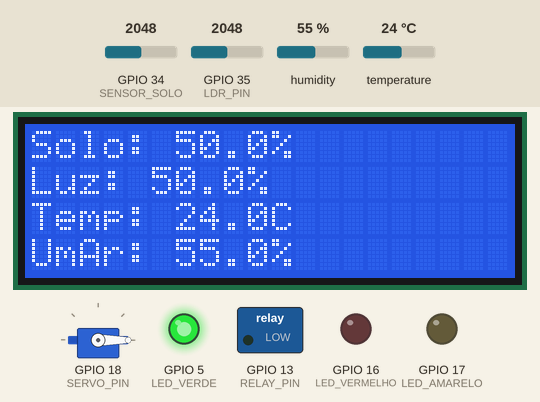
Recording of a sketch running on a simulated ESP32. Parts: servo, 20×4 character LCD, switched loads named in the sketch (green lamp = pin HIGH), output pins drawn as LEDs (lit = HIGH). The inputs (shaded band) are chosen by the test bench; at power-on: GPIO 35 (LDR_PIN) = 2048, humidity 55 %, GPIO 34 (SENSOR_SOLO) = 2048, temperature 24 °C. WiFi joins after 1.5 s; servers stay silent unless stated; random numbers use the default seed unless the sketch sets one; what the sketch prints to the serial monitor is not drawn.

Above: at 5.2 s.
5.3 s: GPIO 35 (LDR_PIN) set to 1285
At 6.5 s:
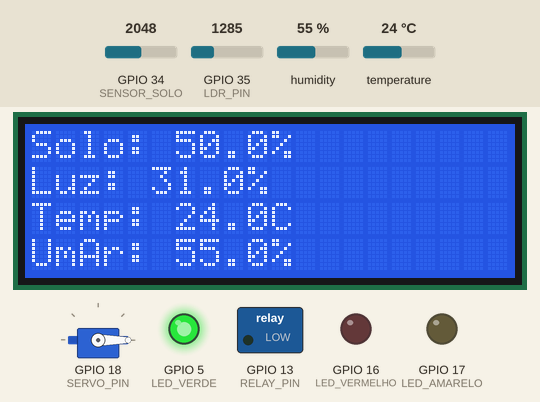
7.9 s: GPIO 35 (LDR_PIN) set to 1188
At 8.5 s:
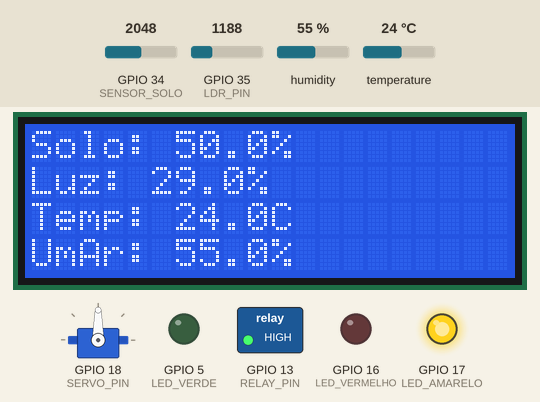
10.5 s: humidity set to 22 %
At 12.6 s:
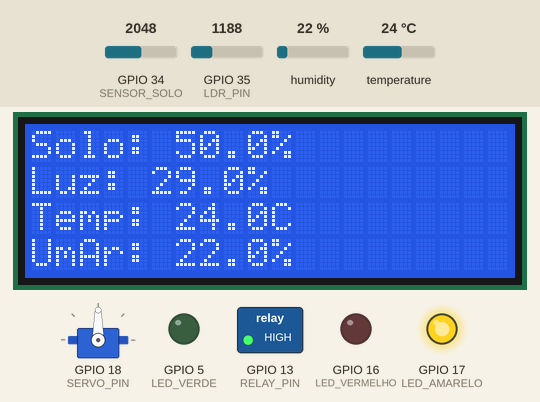
13.6 s: GPIO 34 (SENSOR_SOLO) set to 2866
At 14.6 s:
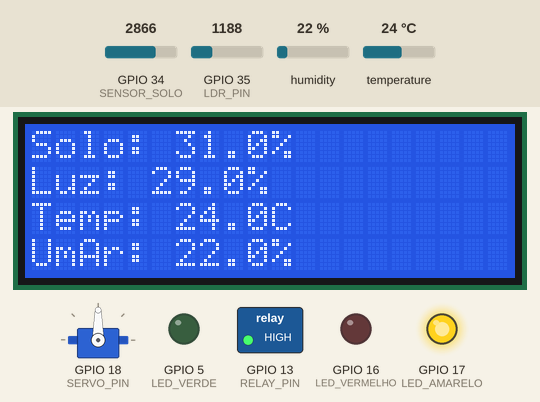
16.2 s: temperature set to 12 °C
At 18.7 s:
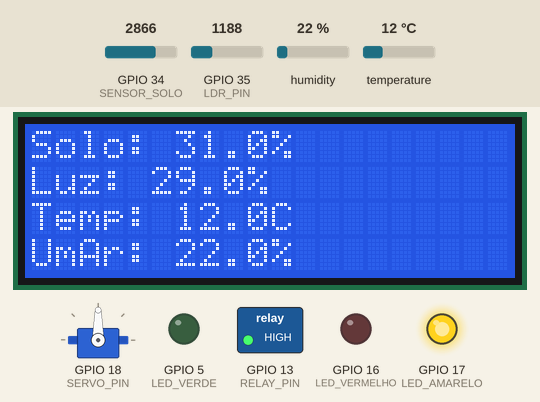
19.6 s: GPIO 34 (SENSOR_SOLO) set to 3972
At 20.7 s:
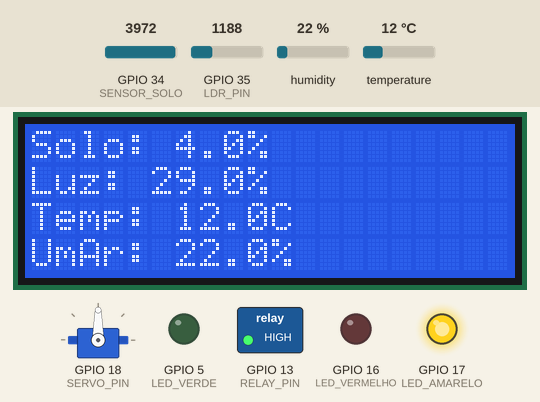
Timing chart, 0 to 22.6 s (numbered marks = the images above; inputs shaded):
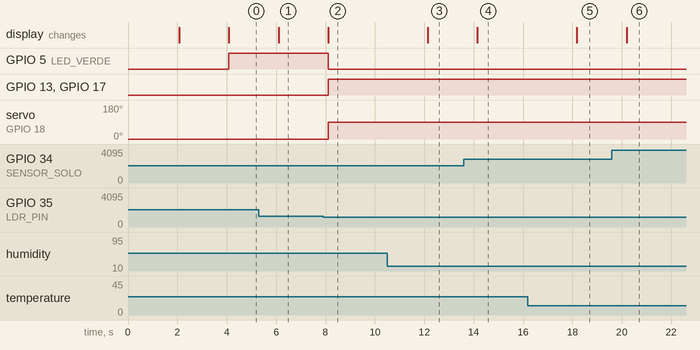

The sketch:

sketch.ino
```cpp
#include <WiFi.h>
#include <LiquidCrystal.h>
#include <ESP32Servo.h>
#include <DHT.h>

// --- CONFIGURAÇÕES WIFI ---
const char* ssid = "Wokwi-GUEST";
const char* password = "";  // senha, se houver

// --- LCD ---
LiquidCrystal lcd(12, 14, 27, 26, 25, 33);

// --- PINOS ---
#define SENSOR_SOLO 34
#define LDR_PIN 35
#define LED_VERMELHO 16
#define LED_AMARELO 17
#define LED_VERDE 5
#define RELAY_PIN 13
#define SERVO_PIN 18
#define DHT_PIN 4

#define DHTTYPE DHT22
DHT dht(DHT_PIN, DHTTYPE);

Servo bomba;

// --- VARIÁVEIS ---
float umidadeSolo, luminosidade, temperatura, umidadeAr;
bool noite;

void setup() {
  Serial.begin(115200);

  // --- LEDs ---
  pinMode(LED_VERDE, OUTPUT);
  pinMode(LED_AMARELO, OUTPUT);
  pinMode(LED_VERMELHO, OUTPUT);
  pinMode(RELAY_PIN, OUTPUT);

  // --- Servo ---
  bomba.attach(SERVO_PIN);
  bomba.write(0);

  // --- LCD ---
  lcd.begin(20, 4);
  lcd.print("Iniciando...");
  delay(2000);
  lcd.clear();

  // --- Sensor DHT ---
  dht.begin();

  // --- Conexão WiFi ---
  Serial.println("Conectando ao WiFi...");
  WiFi.begin(ssid, password);

  int tentativas = 0;
  while (WiFi.status() != WL_CONNECTED && tentativas < 10) {
    delay(1000);
    Serial.print(".");
    tentativas++;
  }

  if (WiFi.status() == WL_CONNECTED) {
    Serial.println("\nWiFi conectado!");
    Serial.print("Endereço IP: ");
    Serial.println(WiFi.localIP());
  } else {
    Serial.println("\nFalha ao conectar ao WiFi, usando IP fictício");
    Serial.println("Endereço IP: 192.168.0.10");
  }

  randomSeed(analogRead(0));  // inicializa random
}

void loop() {
  // --- Leitura sensores ---
  int leituraSolo = analogRead(SENSOR_SOLO);
  umidadeSolo = map(leituraSolo, 0, 4095, 100, 0);

  int leituraLuz = analogRead(LDR_PIN);
  luminosidade = map(leituraLuz, 0, 4095, 0, 100);

  // --- Leitura DHT ---
  temperatura = dht.readTemperature();
  umidadeAr = dht.readHumidity();

  // --- Simulação de temperatura (para teste ou fallback) ---
  if (isnan(temperatura)) {
    temperatura = 25.3 + random(-5, 5) * 0.1;
  }

  noite = (luminosidade < 30);

  // --- Monitor serial ---
  Serial.print("Solo: "); Serial.print(umidadeSolo, 1); Serial.print("%  ");
  Serial.print("Luz: "); Serial.print(luminosidade, 1); Serial.print("%  ");
  Serial.print("Temp: "); Serial.print(temperatura, 1); Serial.print("C  ");
  Serial.print("UmAr: "); Serial.print(umidadeAr, 1); Serial.print("%  ");
  Serial.print("Noite? "); Serial.println(noite ? "Sim" : "Nao");

  // --- Controle irrigação ---
  if (umidadeSolo < 20 || noite) {
    digitalWrite(LED_VERDE, LOW);
    digitalWrite(LED_AMARELO, HIGH);
    digitalWrite(LED_VERMELHO, LOW);
    digitalWrite(RELAY_PIN, HIGH);
    bomba.write(90);
  } else if (umidadeSolo >= 60) {
    digitalWrite(LED_VERDE, LOW);
    digitalWrite(LED_AMARELO, LOW);
    digitalWrite(LED_VERMELHO, HIGH);
    digitalWrite(RELAY_PIN, LOW);
    bomba.write(0);
  } else {
    digitalWrite(LED_VERDE, HIGH);
    digitalWrite(LED_AMARELO, LOW);
    digitalWrite(LED_VERMELHO, LOW);
    digitalWrite(RELAY_PIN, LOW);
    bomba.write(0);
  }

  // --- Atualiza LCD ---
  lcd.setCursor(0, 0);
  lcd.print("Solo: "); lcd.print(umidadeSolo, 1); lcd.print("%      ");

  lcd.setCursor(0, 1);
  lcd.print("Luz: "); lcd.print(luminosidade, 1); lcd.print("%        ");

  lcd.setCursor(0, 2);
  lcd.print("Temp: "); lcd.print(temperatura, 1); lcd.print("C       ");

  lcd.setCursor(0, 3);
  lcd.print("UmAr: "); lcd.print(umidadeAr, 1); lcd.print("%");

  delay(2000);
}
```

Measured:
- the behaviour switches between 1229 and 1228 on GPIO 35 (LDR_PIN) (found by bisection; images 1 and 2)
- after the input at 5.3 s, the display: changes after 0.80 s (image 1)
- after the input at 7.9 s, GPIO 5 (LED_VERDE): HIGH → LOW after 0.20 s; GPIO 13 (RELAY_PIN), GPIO 17 (LED_AMARELO): LOW → HIGH after 0.20 s; servo on GPIO 18 (SERVO_PIN): 0° → 90° after 0.20 s; the display: changes after 0.21 s (image 2)
- after the input at 10.5 s, the display: changes after 1.6 s (image 3)
- after the input at 13.6 s, the display: changes after 0.55 s (image 4)
- after the input at 16.2 s, the display: changes after 2.0 s (image 5)
- after the input at 19.6 s, the display: changes after 0.59 s (image 6)
